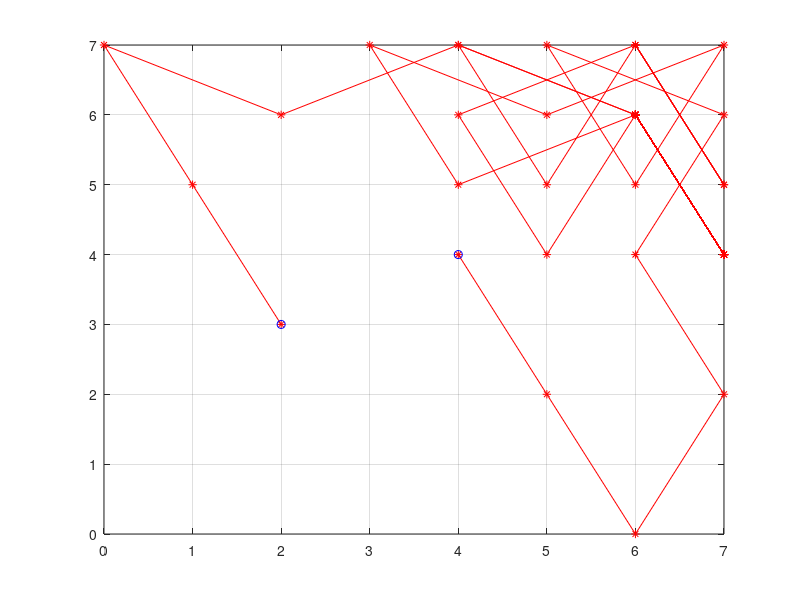

Reproduce this figure in MATLAB.
clear all
close all
%[x,y] = textread('out_cut.txt','%n %n', 'headerlines',2);

num_skip = 0;
start_ind = num_skip * 66;

fid = fopen('out.txt','rt');
input = textscan(fid,'%d %d', 65, 'headerlines', start_ind + 2);
x = cell2mat(input(:,1));
y = cell2mat(input(:,2));

x_start = 2;
y_start = 3;

x_end = x(64);
y_end = y(64);

show_ind = 1:64;
figure
plot(x(show_ind),y(show_ind),'r*-', ...
    x_start, y_start,'bo',...
    x_end, y_end,'bo')
grid on




